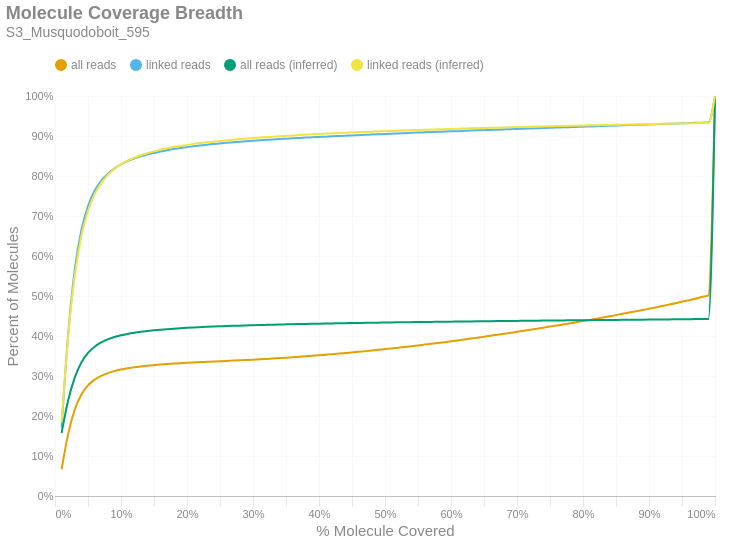

The cell this chart's notebook holds for it:
### Markdown cell above
### Molecule Read Coverage
This chart shows molecule coverage breadth as computed by the number of bases aligned to that molecule. In other words, "*how much of each unique long molecule is actually sequenced/aligned?*" Keep in mind there is a distinction between sequences and alignments, since some sequences belonging to a particular molecule may not align well and wouldn't appear in the alignment data. This chart also shows molecule coverage breadth as computed by the *inferred fragment* from which the aligned sequences originate. Unlike read coverage, this calculation takes into account the total insert size, including unsequenced gaps between the forward and reverse reads. Like the previous figures, these are cumulative percents.

### Code cell
if SKIPLR:
    print_html(f"Skipped")
else:
    binned_df = consolidated_hist(valids['coverage_bp'], mask, 0.01, True)
    binned_df_inf = consolidated_hist(valids['coverage_inserts'], mask, 0.01, True)
    binned_df = binned_df.with_columns(pl.lit(binned_df_inf['all reads (cumsum)']).alias('all reads (inferred)'))
    binned_df = binned_df.with_columns(pl.lit(binned_df_inf['linked reads (cumsum)']).alias('linked reads (inferred)'))
    binned_df = binned_df.with_columns(
        (pl.col('bin').cast(pl.Float64) + 0.01).alias('right_edge')
    )

    with SafeRender(binned_df):
        (
            density_plot(binned_df, 'Molecule Coverage Breadth', samplename, 'molcov', ['all reads (inferred)','linked reads (inferred)'])
            .encode(
                #x=alt.X('bin:Q', title="% Molecule Covered").axis(format = '%').scale(padding=0),
                x=alt.X('right_edge:Q', title="% Molecule Covered").axis(format='%').scale(padding=0),
                y=alt.Y('value:Q', title='Percent of Molecules')
                    .axis(format='%')
                    .stack(False)
                    .scale(domainMin=0, padding=0),
                color=alt.Color("key:N").scale(domain = ["all reads", "linked reads", "all reads (inferred)", "linked reads (inferred)"]),
                tooltip = [
                    alt.Tooltip("key:N", title = "Data Type"),
                    alt.Tooltip("range_label:N", title="% Molecule Covered"),
                    alt.Tooltip("value:Q", format = ".2%", title="% Molecules")
                ]
            )
        ).display()

### Figure 1 — Vega-Lite specification as saved in the notebook (floating-point values rounded to 4 significant figures)
{"width": "container", "height": 400, "config": {"title": {"anchor": "start", "dy": -15, "fontSize": 18, "color": "#888888", "subtitleColor": "#888888", "subtitleFontSize": 14}, "arc": {"fill": "#0072B2"}, "axis": {"domainColor": "#888888", "domainWidth": 0.5, "gridWidth": 0.2, "grid": false, "titleFontWeight": 400, "titleFontSize": 15, "labelFontSize": 11, "labelColor": "#888888", "tickColor": "#888888", "tickWidth": 0.2, "titleColor": "#888888"}, "axisBand": {"grid": false}, "axisX": {"grid": true, "tickSize": 10, "domainCap": "round"}, "axisY": {"domain": false, "grid": true, "tickSize": 0, "domainCap": "round"}, "background": "transparent", "header": {"labelFontSize": 15, "labelColor": "#888888", "titleFontSize": 15, "titleFontWeight": 600, "titleColor": "#888888"}, "legend": {"labelFont": "sans-serif", "labelFontSize": 12, "labelColor": "#888888", "symbolSize": 100, "symbolType": "circle", "titleFontSize": 12, "titlePadding": 10, "titleColor": "#888888", "title": null, "orient": "top"}, "range": {"category": ["#E69F00", "#56B4E9", "#009E73", "#F0E442", "#0072B2", "#D55E00", "#CC79A7", "#000000"], "diverging": ["#cfe8f3", "#a2d4ec", "#73bfe2", "#46abdb", "#1696d2", "#12719e"]}, "area": {"fill": "#0072B2", "fillOpacity": 0.7, "line": true, "strokeOpacity": 0.7}, "line": {"color": "#0072B2", "stroke": "#0072B2", "strokeWidth": 2}, "trail": {"color": "#0072B2", "stroke": "#0072B2", "strokeWidth": 0, "size": 1}, "point": {"filled": true, "fillOpacity": 1.0, "size": 95}, "text": {"color": "#888888", "fontSize": 11, "align": "right", "fontWeight": 400, "size": 11}, "bar": {"fill": "#0072B2", "stroke": null}, "view": {"stroke": null, "continuousWidth": 660, "continuousHeight": 400}}, "data": {"name": "data-7bd83ce57e48199b8eb5407a32f9df50"}, "mark": {"type": "line", "interpolate": "monotone", "point": {"opacity": 0, "size": 275}}, "encoding": {"color": {"field": "key", "scale": {"domain": ["all reads", "linked reads", "all reads (inferred)", "linked reads (inferred)"]}, "type": "nominal"}, "tooltip": [{"field": "key", "title": "Data Type", "type": "nominal"}, {"field": "range_label", "title": "% Molecule Covered", "type": "nominal"}, {"field": "value", "format": ".2%", "title": "% Molecules", "type": "quantitative"}], "x": {"axis": {"format": "%"}, "field": "right_edge", "scale": {"padding": 0}, "title": "% Molecule Covered", "type": "quantitative"}, "y": {"axis": {"format": "%"}, "field": "value", "scale": {"domainMin": 0, "padding": 0}, "stack": false, "title": "Percent of Molecules", "type": "quantitative"}}, "params": [{"name": "param_c36ac31b6afebe62", "select": {"type": "point", "fields": ["key"]}, "bind": "legend"}], "title": {"text": "Molecule Coverage Breadth", "subtitle": "S3_Musquodoboit_595"}, "transform": [{"fold": ["all reads (cumsum)", "linked reads (cumsum)", "all reads (inferred)", "linked reads (inferred)"]}, {"calculate": "replace(datum.key, ' (cumsum)', '')", "as": "key"}, {"filter": {"param": "param_c36ac31b6afebe62"}}], "usermeta": {"embedOptions": {"downloadFileName": "S3_Musquodoboit_595.molcov"}}, "$schema": "https://vega.github.io/schema/vega-lite/v6.1.0.json", "datasets": {"data-7bd83ce57e48199b8eb5407a32f9df50": [{"bin": "0.0", "interval": "0.0-0.01", "all reads": 0.06642, "linked reads": 0.1714, "all reads (cumsum)": 0.06642, "linked reads (cumsum)": 0.1714, "range_label": "0.0-0.01", "all reads (inferred)": 0.1576, "linked reads (inferred)": 0.1843, "right_edge": 0.01}, {"bin": "0.01", "interval": "0.01-0.02", "all reads": 0.08885, "linked reads": 0.2342, "all reads (cumsum)": 0.1553, "linked reads (cumsum)": 0.4057, "range_label": "0.01-0.02", "all reads (inferred)": 0.2394, "linked reads (inferred)": 0.4, "right_edge": 0.02}, {"bin": "0.02", "interval": "0.02-0.03", "all reads": 0.06111, "linked reads": 0.1612, "all reads (cumsum)": 0.2164, "linked reads (cumsum)": 0.5669, "range_label": "0.02-0.03", "all reads (inferred)": 0.2967, "linked reads (inferred)": 0.5516, "right_edge": 0.03}, {"bin": "0.03", "interval": "0.03-0.04", "all reads": 0.03733, "linked reads": 0.09836, "all reads (cumsum)": 0.2537, "linked reads (cumsum)": 0.6653, "range_label": "0.03-0.04", "all reads (inferred)": 0.3339, "linked reads (inferred)": 0.6501, "right_edge": 0.04}, {"bin": "0.04", "interval": "0.04-0.05", "all reads": 0.02273, "linked reads": 0.05983, "all reads (cumsum)": 0.2764, "linked reads (cumsum)": 0.7251, "range_label": "0.04-0.05", "all reads (inferred)": 0.3576, "linked reads (inferred)": 0.7127, "right_edge": 0.05}, {"bin": "0.05", "interval": "0.05-0.06", "all reads": 0.01445, "linked reads": 0.03791, "all reads (cumsum)": 0.2909, "linked reads (cumsum)": 0.763, "range_label": "0.05-0.06", "all reads (inferred)": 0.3733, "linked reads (inferred)": 0.754, "right_edge": 0.06}, {"bin": "0.06", "interval": "0.06-0.07", "all reads": 0.00956, "linked reads": 0.02506, "all reads (cumsum)": 0.3004, "linked reads (cumsum)": 0.7881, "range_label": "0.06-0.07", "all reads (inferred)": 0.3839, "linked reads (inferred)": 0.7821, "right_edge": 0.07}, {"bin": "0.07", "interval": "0.07-0.08", "all reads": 0.006753, "linked reads": 0.01769, "all reads (cumsum)": 0.3072, "linked reads (cumsum)": 0.8058, "range_label": "0.07-0.08", "all reads (inferred)": 0.3916, "linked reads (inferred)": 0.8024, "right_edge": 0.08}, {"bin": "0.08", "interval": "0.08-0.09", "all reads": 0.005024, "linked reads": 0.01309, "all reads (cumsum)": 0.3122, "linked reads (cumsum)": 0.8188, "range_label": "0.08-0.09", "all reads (inferred)": 0.3974, "linked reads (inferred)": 0.8176, "right_edge": 0.09}, {"bin": "0.09", "interval": "0.09-0.1", "all reads": 0.003941, "linked reads": 0.01025, "all reads (cumsum)": 0.3162, "linked reads (cumsum)": 0.8291, "range_label": "0.09-0.1", "all reads (inferred)": 0.4018, "linked reads (inferred)": 0.8292, "right_edge": 0.1}, {"bin": "0.1", "interval": "0.1-0.11", "all reads": 0.00305, "linked reads": 0.007884, "all reads (cumsum)": 0.3192, "linked reads (cumsum)": 0.837, "range_label": "0.1-0.11", "all reads (inferred)": 0.4052, "linked reads (inferred)": 0.8382, "right_edge": 0.11}, {"bin": "0.11", "interval": "0.11-0.12", "all reads": 0.002534, "linked reads": 0.006585, "all reads (cumsum)": 0.3217, "linked reads (cumsum)": 0.8436, "range_label": "0.11-0.12", "all reads (inferred)": 0.4081, "linked reads (inferred)": 0.8456, "right_edge": 0.12}, {"bin": "0.12", "interval": "0.12-0.13", "all reads": 0.002174, "linked reads": 0.005588, "all reads (cumsum)": 0.3239, "linked reads (cumsum)": 0.8492, "range_label": "0.12-0.13", "all reads (inferred)": 0.4104, "linked reads (inferred)": 0.8518, "right_edge": 0.13}, {"bin": "0.13", "interval": "0.13-0.14", "all reads": 0.001808, "linked reads": 0.004657, "all reads (cumsum)": 0.3257, "linked reads (cumsum)": 0.8538, "range_label": "0.13-0.14", "all reads (inferred)": 0.4124, "linked reads (inferred)": 0.857, "right_edge": 0.14}, {"bin": "0.14", "interval": "0.14-0.15", "all reads": 0.00152, "linked reads": 0.003857, "all reads (cumsum)": 0.3272, "linked reads (cumsum)": 0.8577, "range_label": "0.14-0.15", "all reads (inferred)": 0.4141, "linked reads (inferred)": 0.8615, "right_edge": 0.15}, {"bin": "0.15", "interval": "0.15-0.16", "all reads": 0.0014, "linked reads": 0.003557, "all reads (cumsum)": 0.3286, "linked reads (cumsum)": 0.8612, "range_label": "0.15-0.16", "all reads (inferred)": 0.4157, "linked reads (inferred)": 0.8656, "right_edge": 0.16}, {"bin": "0.16", "interval": "0.16-0.17", "all reads": 0.001259, "linked reads": 0.003201, "all reads (cumsum)": 0.3299, "linked reads (cumsum)": 0.8644, "range_label": "0.16-0.17", "all reads (inferred)": 0.4171, "linked reads (inferred)": 0.8692, "right_edge": 0.17}, {"bin": "0.17", "interval": "0.17-0.18", "all reads": 0.001167, "linked reads": 0.002904, "all reads (cumsum)": 0.3311, "linked reads (cumsum)": 0.8673, "range_label": "0.17-0.18", "all reads (inferred)": 0.4183, "linked reads (inferred)": 0.8724, "right_edge": 0.18}, {"bin": "0.18", "interval": "0.18-0.19", "all reads": 0.001059, "linked reads": 0.002568, "all reads (cumsum)": 0.3321, "linked reads (cumsum)": 0.8699, "range_label": "0.18-0.19", "all reads (inferred)": 0.4194, "linked reads (inferred)": 0.8752, "right_edge": 0.19}, {"bin": "0.19", "interval": "0.19-0.2", "all reads": 0.0009393, "linked reads": 0.00227, "all reads (cumsum)": 0.3331, "linked reads (cumsum)": 0.8722, "range_label": "0.19-0.2", "all reads (inferred)": 0.4204, "linked reads (inferred)": 0.8778, "right_edge": 0.2}, {"bin": "0.2", "interval": "0.2-0.21", "all reads": 0.0008785, "linked reads": 0.002138, "all reads (cumsum)": 0.334, "linked reads (cumsum)": 0.8743, "range_label": "0.2-0.21", "all reads (inferred)": 0.4213, "linked reads (inferred)": 0.8802, "right_edge": 0.21}, {"bin": "0.21", "interval": "0.21-0.22", "all reads": 0.0008302, "linked reads": 0.001937, "all reads (cumsum)": 0.3348, "linked reads (cumsum)": 0.8762, "range_label": "0.21-0.22", "all reads (inferred)": 0.4221, "linked reads (inferred)": 0.8823, "right_edge": 0.22}, {"bin": "0.22", "interval": "0.22-0.23", "all reads": 0.0007713, "linked reads": 0.001779, "all reads (cumsum)": 0.3356, "linked reads (cumsum)": 0.878, "range_label": "0.22-0.23", "all reads (inferred)": 0.4228, "linked reads (inferred)": 0.8843, "right_edge": 0.23}, {"bin": "0.23", "interval": "0.23-0.24", "all reads": 0.0007818, "linked reads": 0.001761, "all reads (cumsum)": 0.3363, "linked reads (cumsum)": 0.8798, "range_label": "0.23-0.24", "all reads (inferred)": 0.4235, "linked reads (inferred)": 0.8861, "right_edge": 0.24}, {"bin": "0.24", "interval": "0.24-0.25", "all reads": 0.0007626, "linked reads": 0.001656, "all reads (cumsum)": 0.3371, "linked reads (cumsum)": 0.8814, "range_label": "0.24-0.25", "all reads (inferred)": 0.4242, "linked reads (inferred)": 0.8878, "right_edge": 0.25}, {"bin": "0.25", "interval": "0.25-0.26", "all reads": 0.0007086, "linked reads": 0.001568, "all reads (cumsum)": 0.3378, "linked reads (cumsum)": 0.883, "range_label": "0.25-0.26", "all reads (inferred)": 0.4248, "linked reads (inferred)": 0.8894, "right_edge": 0.26}, {"bin": "0.26", "interval": "0.26-0.27", "all reads": 0.000677, "linked reads": 0.001339, "all reads (cumsum)": 0.3385, "linked reads (cumsum)": 0.8843, "range_label": "0.26-0.27", "all reads (inferred)": 0.4254, "linked reads (inferred)": 0.8909, "right_edge": 0.27}, {"bin": "0.27", "interval": "0.27-0.28", "all reads": 0.0007564, "linked reads": 0.001341, "all reads (cumsum)": 0.3392, "linked reads (cumsum)": 0.8857, "range_label": "0.27-0.28", "all reads (inferred)": 0.4259, "linked reads (inferred)": 0.8923, "right_edge": 0.28}, {"bin": "0.28", "interval": "0.28-0.29", "all reads": 0.000801, "linked reads": 0.001273, "all reads (cumsum)": 0.34, "linked reads (cumsum)": 0.887, "range_label": "0.28-0.29", "all reads (inferred)": 0.4264, "linked reads (inferred)": 0.8936, "right_edge": 0.29}, {"bin": "0.29", "interval": "0.29-0.3", "all reads": 0.0008525, "linked reads": 0.001191, "all reads (cumsum)": 0.3409, "linked reads (cumsum)": 0.8882, "range_label": "0.29-0.3", "all reads (inferred)": 0.4269, "linked reads (inferred)": 0.8949, "right_edge": 0.3}, {"bin": "0.3", "interval": "0.3-0.31", "all reads": 0.0009058, "linked reads": 0.001128, "all reads (cumsum)": 0.3418, "linked reads (cumsum)": 0.8893, "range_label": "0.3-0.31", "all reads (inferred)": 0.4274, "linked reads (inferred)": 0.8961, "right_edge": 0.31}, {"bin": "0.31", "interval": "0.31-0.32", "all reads": 0.0009473, "linked reads": 0.001064, "all reads (cumsum)": 0.3427, "linked reads (cumsum)": 0.8903, "range_label": "0.31-0.32", "all reads (inferred)": 0.4278, "linked reads (inferred)": 0.8973, "right_edge": 0.32}, {"bin": "0.32", "interval": "0.32-0.33", "all reads": 0.0009827, "linked reads": 0.0009967, "all reads (cumsum)": 0.3437, "linked reads (cumsum)": 0.8913, "range_label": "0.32-0.33", "all reads (inferred)": 0.4283, "linked reads (inferred)": 0.8984, "right_edge": 0.33}, {"bin": "0.33", "interval": "0.33-0.34", "all reads": 0.001012, "linked reads": 0.001025, "all reads (cumsum)": 0.3447, "linked reads (cumsum)": 0.8924, "range_label": "0.33-0.34", "all reads (inferred)": 0.4287, "linked reads (inferred)": 0.8995, "right_edge": 0.34}, {"bin": "0.34", "interval": "0.34-0.35", "all reads": 0.001071, "linked reads": 0.0008945, "all reads (cumsum)": 0.3458, "linked reads (cumsum)": 0.8933, "range_label": "0.34-0.35", "all reads (inferred)": 0.4291, "linked reads (inferred)": 0.9005, "right_edge": 0.35}, {"bin": "0.35", "interval": "0.35-0.36", "all reads": 0.001145, "linked reads": 0.0009357, "all reads (cumsum)": 0.347, "linked reads (cumsum)": 0.8942, "range_label": "0.35-0.36", "all reads (inferred)": 0.4295, "linked reads (inferred)": 0.9016, "right_edge": 0.36}, {"bin": "0.36", "interval": "0.36-0.37", "all reads": 0.001143, "linked reads": 0.0009159, "all reads (cumsum)": 0.3481, "linked reads (cumsum)": 0.8951, "range_label": "0.36-0.37", "all reads (inferred)": 0.4299, "linked reads (inferred)": 0.9025, "right_edge": 0.37}, {"bin": "0.37", "interval": "0.37-0.38", "all reads": 0.001185, "linked reads": 0.000883, "all reads (cumsum)": 0.3493, "linked reads (cumsum)": 0.896, "range_label": "0.37-0.38", "all reads (inferred)": 0.4302, "linked reads (inferred)": 0.9034, "right_edge": 0.38}, {"bin": "0.38", "interval": "0.38-0.39", "all reads": 0.001231, "linked reads": 0.0008006, "all reads (cumsum)": 0.3505, "linked reads (cumsum)": 0.8968, "range_label": "0.38-0.39", "all reads (inferred)": 0.4306, "linked reads (inferred)": 0.9043, "right_edge": 0.39}, {"bin": "0.39", "interval": "0.39-0.4", "all reads": 0.001309, "linked reads": 0.0008385, "all reads (cumsum)": 0.3518, "linked reads (cumsum)": 0.8976, "range_label": "0.39-0.4", "all reads (inferred)": 0.4309, "linked reads (inferred)": 0.9052, "right_edge": 0.4}, {"bin": "0.4", "interval": "0.4-0.41", "all reads": 0.001343, "linked reads": 0.0007924, "all reads (cumsum)": 0.3532, "linked reads (cumsum)": 0.8984, "range_label": "0.4-0.41", "all reads (inferred)": 0.4312, "linked reads (inferred)": 0.906, "right_edge": 0.41}, {"bin": "0.41", "interval": "0.41-0.42", "all reads": 0.001399, "linked reads": 0.0008023, "all reads (cumsum)": 0.3546, "linked reads (cumsum)": 0.8992, "range_label": "0.41-0.42", "all reads (inferred)": 0.4315, "linked reads (inferred)": 0.9067, "right_edge": 0.42}, {"bin": "0.42", "interval": "0.42-0.43", "all reads": 0.001397, "linked reads": 0.0007364, "all reads (cumsum)": 0.356, "linked reads (cumsum)": 0.9, "range_label": "0.42-0.43", "all reads (inferred)": 0.4318, "linked reads (inferred)": 0.9075, "right_edge": 0.43}, {"bin": "0.43", "interval": "0.43-0.44", "all reads": 0.001494, "linked reads": 0.000738, "all reads (cumsum)": 0.3575, "linked reads (cumsum)": 0.9007, "range_label": "0.43-0.44", "all reads (inferred)": 0.4321, "linked reads (inferred)": 0.9083, "right_edge": 0.44}, {"bin": "0.44", "interval": "0.44-0.45", "all reads": 0.00151, "linked reads": 0.0007051, "all reads (cumsum)": 0.359, "linked reads (cumsum)": 0.9014, "range_label": "0.44-0.45", "all reads (inferred)": 0.4324, "linked reads (inferred)": 0.9089, "right_edge": 0.45}, {"bin": "0.45", "interval": "0.45-0.46", "all reads": 0.001551, "linked reads": 0.0007693, "all reads (cumsum)": 0.3605, "linked reads (cumsum)": 0.9022, "range_label": "0.45-0.46", "all reads (inferred)": 0.4327, "linked reads (inferred)": 0.9096, "right_edge": 0.46}, {"bin": "0.46", "interval": "0.46-0.47", "all reads": 0.001655, "linked reads": 0.0007183, "all reads (cumsum)": 0.3622, "linked reads (cumsum)": 0.9029, "range_label": "0.46-0.47", "all reads (inferred)": 0.4329, "linked reads (inferred)": 0.9103, "right_edge": 0.47}, {"bin": "0.47", "interval": "0.47-0.48", "all reads": 0.001622, "linked reads": 0.0006672, "all reads (cumsum)": 0.3638, "linked reads (cumsum)": 0.9036, "range_label": "0.47-0.48", "all reads (inferred)": 0.4332, "linked reads (inferred)": 0.9109, "right_edge": 0.48}, {"bin": "0.48", "interval": "0.48-0.49", "all reads": 0.001626, "linked reads": 0.000743, "all reads (cumsum)": 0.3654, "linked reads (cumsum)": 0.9043, "range_label": "0.48-0.49", "all reads (inferred)": 0.4334, "linked reads (inferred)": 0.9115, "right_edge": 0.49}, {"bin": "0.49", "interval": "0.49-0.5", "all reads": 0.001857, "linked reads": 0.0007957, "all reads (cumsum)": 0.3673, "linked reads (cumsum)": 0.9051, "range_label": "0.49-0.5", "all reads (inferred)": 0.4337, "linked reads (inferred)": 0.9122, "right_edge": 0.5}, {"bin": "0.5", "interval": "0.5-0.51", "all reads": 0.001671, "linked reads": 0.0006919, "all reads (cumsum)": 0.369, "linked reads (cumsum)": 0.9058, "range_label": "0.5-0.51", "all reads (inferred)": 0.4339, "linked reads (inferred)": 0.9127, "right_edge": 0.51}, {"bin": "0.51", "interval": "0.51-0.52", "all reads": 0.001913, "linked reads": 0.0007117, "all reads (cumsum)": 0.3709, "linked reads (cumsum)": 0.9065, "range_label": "0.51-0.52", "all reads (inferred)": 0.4342, "linked reads (inferred)": 0.9133, "right_edge": 0.52}, {"bin": "0.52", "interval": "0.52-0.53", "all reads": 0.001779, "linked reads": 0.0006342, "all reads (cumsum)": 0.3726, "linked reads (cumsum)": 0.9071, "range_label": "0.52-0.53", "all reads (inferred)": 0.4344, "linked reads (inferred)": 0.9139, "right_edge": 0.53}, {"bin": "0.53", "interval": "0.53-0.54", "all reads": 0.001899, "linked reads": 0.0007133, "all reads (cumsum)": 0.3745, "linked reads (cumsum)": 0.9079, "range_label": "0.53-0.54", "all reads (inferred)": 0.4346, "linked reads (inferred)": 0.9145, "right_edge": 0.54}, {"bin": "0.54", "interval": "0.54-0.55", "all reads": 0.001899, "linked reads": 0.0006705, "all reads (cumsum)": 0.3764, "linked reads (cumsum)": 0.9085, "range_label": "0.54-0.55", "all reads (inferred)": 0.4349, "linked reads (inferred)": 0.9151, "right_edge": 0.55}, {"bin": "0.55", "interval": "0.55-0.56", "all reads": 0.002021, "linked reads": 0.0006161, "all reads (cumsum)": 0.3785, "linked reads (cumsum)": 0.9091, "range_label": "0.55-0.56", "all reads (inferred)": 0.4351, "linked reads (inferred)": 0.9156, "right_edge": 0.56}, {"bin": "0.56", "interval": "0.56-0.57", "all reads": 0.002017, "linked reads": 0.0006029, "all reads (cumsum)": 0.3805, "linked reads (cumsum)": 0.9097, "range_label": "0.56-0.57", "all reads (inferred)": 0.4353, "linked reads (inferred)": 0.9161, "right_edge": 0.57}, {"bin": "0.57", "interval": "0.57-0.58", "all reads": 0.002018, "linked reads": 0.0005947, "all reads (cumsum)": 0.3825, "linked reads (cumsum)": 0.9103, "range_label": "0.57-0.58", "all reads (inferred)": 0.4355, "linked reads (inferred)": 0.9166, "right_edge": 0.58}, {"bin": "0.58", "interval": "0.58-0.59", "all reads": 0.002164, "linked reads": 0.0006178, "all reads (cumsum)": 0.3847, "linked reads (cumsum)": 0.911, "range_label": "0.58-0.59", "all reads (inferred)": 0.4357, "linked reads (inferred)": 0.9172, "right_edge": 0.59}, {"bin": "0.59", "interval": "0.59-0.6", "all reads": 0.002145, "linked reads": 0.0006161, "all reads (cumsum)": 0.3868, "linked reads (cumsum)": 0.9116, "range_label": "0.59-0.6", "all reads (inferred)": 0.4359, "linked reads (inferred)": 0.9177, "right_edge": 0.6}, {"bin": "0.6", "interval": "0.6-0.61", "all reads": 0.002159, "linked reads": 0.0005898, "all reads (cumsum)": 0.389, "linked reads (cumsum)": 0.9122, "range_label": "0.6-0.61", "all reads (inferred)": 0.4361, "linked reads (inferred)": 0.9181, "right_edge": 0.61}, {"bin": "0.61", "interval": "0.61-0.62", "all reads": 0.002274, "linked reads": 0.000659, "all reads (cumsum)": 0.3912, "linked reads (cumsum)": 0.9128, "range_label": "0.61-0.62", "all reads (inferred)": 0.4363, "linked reads (inferred)": 0.9186, "right_edge": 0.62}, {"bin": "0.62", "interval": "0.62-0.63", "all reads": 0.002301, "linked reads": 0.0006787, "all reads (cumsum)": 0.3935, "linked reads (cumsum)": 0.9135, "range_label": "0.62-0.63", "all reads (inferred)": 0.4365, "linked reads (inferred)": 0.9191, "right_edge": 0.63}, {"bin": "0.63", "interval": "0.63-0.64", "all reads": 0.002358, "linked reads": 0.0006178, "all reads (cumsum)": 0.3959, "linked reads (cumsum)": 0.9141, "range_label": "0.63-0.64", "all reads (inferred)": 0.4367, "linked reads (inferred)": 0.9196, "right_edge": 0.64}, {"bin": "0.64", "interval": "0.64-0.65", "all reads": 0.002294, "linked reads": 0.0005716, "all reads (cumsum)": 0.3982, "linked reads (cumsum)": 0.9147, "range_label": "0.64-0.65", "all reads (inferred)": 0.4369, "linked reads (inferred)": 0.92, "right_edge": 0.65}, {"bin": "0.65", "interval": "0.65-0.66", "all reads": 0.002414, "linked reads": 0.00057, "all reads (cumsum)": 0.4006, "linked reads (cumsum)": 0.9153, "range_label": "0.65-0.66", "all reads (inferred)": 0.4371, "linked reads (inferred)": 0.9205, "right_edge": 0.66}, {"bin": "0.66", "interval": "0.66-0.67", "all reads": 0.002403, "linked reads": 0.0006112, "all reads (cumsum)": 0.403, "linked reads (cumsum)": 0.9159, "range_label": "0.66-0.67", "all reads (inferred)": 0.4372, "linked reads (inferred)": 0.9209, "right_edge": 0.67}, {"bin": "0.67", "interval": "0.67-0.68", "all reads": 0.002428, "linked reads": 0.0005815, "all reads (cumsum)": 0.4054, "linked reads (cumsum)": 0.9165, "range_label": "0.67-0.68", "all reads (inferred)": 0.4374, "linked reads (inferred)": 0.9214, "right_edge": 0.68}, {"bin": "0.68", "interval": "0.68-0.69", "all reads": 0.002486, "linked reads": 0.0005782, "all reads (cumsum)": 0.4079, "linked reads (cumsum)": 0.917, "range_label": "0.68-0.69", "all reads (inferred)": 0.4376, "linked reads (inferred)": 0.9218, "right_edge": 0.69}, {"bin": "0.69", "interval": "0.69-0.7", "all reads": 0.00249, "linked reads": 0.000542, "all reads (cumsum)": 0.4104, "linked reads (cumsum)": 0.9176, "range_label": "0.69-0.7", "all reads (inferred)": 0.4378, "linked reads (inferred)": 0.9222, "right_edge": 0.7}, {"bin": "0.7", "interval": "0.7-0.71", "all reads": 0.002568, "linked reads": 0.0005799, "all reads (cumsum)": 0.413, "linked reads (cumsum)": 0.9182, "range_label": "0.7-0.71", "all reads (inferred)": 0.438, "linked reads (inferred)": 0.9226, "right_edge": 0.71}, {"bin": "0.71", "interval": "0.71-0.72", "all reads": 0.002605, "linked reads": 0.0005832, "all reads (cumsum)": 0.4156, "linked reads (cumsum)": 0.9187, "range_label": "0.71-0.72", "all reads (inferred)": 0.4381, "linked reads (inferred)": 0.9231, "right_edge": 0.72}, {"bin": "0.72", "interval": "0.72-0.73", "all reads": 0.002673, "linked reads": 0.0005832, "all reads (cumsum)": 0.4183, "linked reads (cumsum)": 0.9193, "range_label": "0.72-0.73", "all reads (inferred)": 0.4383, "linked reads (inferred)": 0.9235, "right_edge": 0.73}, {"bin": "0.73", "interval": "0.73-0.74", "all reads": 0.002608, "linked reads": 0.0006178, "all reads (cumsum)": 0.4209, "linked reads (cumsum)": 0.9199, "range_label": "0.73-0.74", "all reads (inferred)": 0.4385, "linked reads (inferred)": 0.9239, "right_edge": 0.74}, {"bin": "0.74", "interval": "0.74-0.75", "all reads": 0.002737, "linked reads": 0.00057, "all reads (cumsum)": 0.4236, "linked reads (cumsum)": 0.9205, "range_label": "0.74-0.75", "all reads (inferred)": 0.4386, "linked reads (inferred)": 0.9243, "right_edge": 0.75}, {"bin": "0.75", "interval": "0.75-0.76", "all reads": 0.002643, "linked reads": 0.0005025, "all reads (cumsum)": 0.4262, "linked reads (cumsum)": 0.921, "range_label": "0.75-0.76", "all reads (inferred)": 0.4388, "linked reads (inferred)": 0.9247, "right_edge": 0.76}, {"bin": "0.76", "interval": "0.76-0.77", "all reads": 0.002719, "linked reads": 0.0005865, "all reads (cumsum)": 0.429, "linked reads (cumsum)": 0.9216, "range_label": "0.76-0.77", "all reads (inferred)": 0.439, "linked reads (inferred)": 0.9251, "right_edge": 0.77}, {"bin": "0.77", "interval": "0.77-0.78", "all reads": 0.002807, "linked reads": 0.0005469, "all reads (cumsum)": 0.4318, "linked reads (cumsum)": 0.9221, "range_label": "0.77-0.78", "all reads (inferred)": 0.4392, "linked reads (inferred)": 0.9255, "right_edge": 0.78}, {"bin": "0.78", "interval": "0.78-0.79", "all reads": 0.002804, "linked reads": 0.0005634, "all reads (cumsum)": 0.4346, "linked reads (cumsum)": 0.9227, "range_label": "0.78-0.79", "all reads (inferred)": 0.4393, "linked reads (inferred)": 0.9259, "right_edge": 0.79}, {"bin": "0.79", "interval": "0.79-0.8", "all reads": 0.002999, "linked reads": 0.0005321, "all reads (cumsum)": 0.4376, "linked reads (cumsum)": 0.9232, "range_label": "0.79-0.8", "all reads (inferred)": 0.4395, "linked reads (inferred)": 0.9262, "right_edge": 0.8}, {"bin": "0.8", "interval": "0.8-0.81", "all reads": 0.002764, "linked reads": 0.0005848, "all reads (cumsum)": 0.4403, "linked reads (cumsum)": 0.9238, "range_label": "0.8-0.81", "all reads (inferred)": 0.4397, "linked reads (inferred)": 0.9267, "right_edge": 0.81}, {"bin": "0.81", "interval": "0.81-0.82", "all reads": 0.002887, "linked reads": 0.0005354, "all reads (cumsum)": 0.4432, "linked reads (cumsum)": 0.9244, "range_label": "0.81-0.82", "all reads (inferred)": 0.4398, "linked reads (inferred)": 0.927, "right_edge": 0.82}, {"bin": "0.82", "interval": "0.82-0.83", "all reads": 0.002973, "linked reads": 0.0006309, "all reads (cumsum)": 0.4462, "linked reads (cumsum)": 0.925, "range_label": "0.82-0.83", "all reads (inferred)": 0.44, "linked reads (inferred)": 0.9274, "right_edge": 0.83}, {"bin": "0.83", "interval": "0.83-0.84", "all reads": 0.00301, "linked reads": 0.0006029, "all reads (cumsum)": 0.4492, "linked reads (cumsum)": 0.9256, "range_label": "0.83-0.84", "all reads (inferred)": 0.4401, "linked reads (inferred)": 0.9277, "right_edge": 0.84}, {"bin": "0.84", "interval": "0.84-0.85", "all reads": 0.003003, "linked reads": 0.0005947, "all reads (cumsum)": 0.4522, "linked reads (cumsum)": 0.9262, "range_label": "0.84-0.85", "all reads (inferred)": 0.4403, "linked reads (inferred)": 0.9281, "right_edge": 0.85}, {"bin": "0.85", "interval": "0.85-0.86", "all reads": 0.003152, "linked reads": 0.0005651, "all reads (cumsum)": 0.4554, "linked reads (cumsum)": 0.9268, "range_label": "0.85-0.86", "all reads (inferred)": 0.4404, "linked reads (inferred)": 0.9284, "right_edge": 0.86}, {"bin": "0.86", "interval": "0.86-0.87", "all reads": 0.003121, "linked reads": 0.0005469, "all reads (cumsum)": 0.4585, "linked reads (cumsum)": 0.9273, "range_label": "0.86-0.87", "all reads (inferred)": 0.4406, "linked reads (inferred)": 0.9288, "right_edge": 0.87}, {"bin": "0.87", "interval": "0.87-0.88", "all reads": 0.003202, "linked reads": 0.0005272, "all reads (cumsum)": 0.4617, "linked reads (cumsum)": 0.9278, "range_label": "0.87-0.88", "all reads (inferred)": 0.4407, "linked reads (inferred)": 0.9291, "right_edge": 0.88}, {"bin": "0.88", "interval": "0.88-0.89", "all reads": 0.0032, "linked reads": 0.0005519, "all reads (cumsum)": 0.4649, "linked reads (cumsum)": 0.9284, "range_label": "0.88-0.89", "all reads (inferred)": 0.4409, "linked reads (inferred)": 0.9295, "right_edge": 0.89}, {"bin": "0.89", "interval": "0.89-0.9", "all reads": 0.00342, "linked reads": 0.0006062, "all reads (cumsum)": 0.4683, "linked reads (cumsum)": 0.929, "range_label": "0.89-0.9", "all reads (inferred)": 0.4411, "linked reads (inferred)": 0.9298, "right_edge": 0.9}, {"bin": "0.9", "interval": "0.9-0.91", "all reads": 0.003185, "linked reads": 0.0005535, "all reads (cumsum)": 0.4715, "linked reads (cumsum)": 0.9295, "range_label": "0.9-0.91", "all reads (inferred)": 0.4412, "linked reads (inferred)": 0.9301, "right_edge": 0.91}, {"bin": "0.91", "interval": "0.91-0.92", "all reads": 0.003674, "linked reads": 0.0005848, "all reads (cumsum)": 0.4752, "linked reads (cumsum)": 0.9301, "range_label": "0.91-0.92", "all reads (inferred)": 0.4414, "linked reads (inferred)": 0.9305, "right_edge": 0.92}, {"bin": "0.92", "interval": "0.92-0.93", "all reads": 0.00323, "linked reads": 0.0005486, "all reads (cumsum)": 0.4784, "linked reads (cumsum)": 0.9307, "range_label": "0.92-0.93", "all reads (inferred)": 0.4415, "linked reads (inferred)": 0.9308, "right_edge": 0.93}, {"bin": "0.93", "interval": "0.93-0.94", "all reads": 0.003458, "linked reads": 0.0005222, "all reads (cumsum)": 0.4819, "linked reads (cumsum)": 0.9312, "range_label": "0.93-0.94", "all reads (inferred)": 0.4417, "linked reads (inferred)": 0.9311, "right_edge": 0.94}, {"bin": "0.94", "interval": "0.94-0.95", "all reads": 0.003827, "linked reads": 0.0005733, "all reads (cumsum)": 0.4857, "linked reads (cumsum)": 0.9318, "range_label": "0.94-0.95", "all reads (inferred)": 0.4419, "linked reads (inferred)": 0.9315, "right_edge": 0.95}, {"bin": "0.95", "interval": "0.95-0.96", "all reads": 0.003353, "linked reads": 0.0005535, "all reads (cumsum)": 0.489, "linked reads (cumsum)": 0.9323, "range_label": "0.95-0.96", "all reads (inferred)": 0.4421, "linked reads (inferred)": 0.9318, "right_edge": 0.96}, {"bin": "0.96", "interval": "0.96-0.97", "all reads": 0.00392, "linked reads": 0.0005815, "all reads (cumsum)": 0.493, "linked reads (cumsum)": 0.9329, "range_label": "0.96-0.97", "all reads (inferred)": 0.4423, "linked reads (inferred)": 0.9321, "right_edge": 0.97}, {"bin": "0.97", "interval": "0.97-0.98", "all reads": 0.00449, "linked reads": 0.000514, "all reads (cumsum)": 0.4974, "linked reads (cumsum)": 0.9334, "range_label": "0.97-0.98", "all reads (inferred)": 0.4425, "linked reads (inferred)": 0.9324, "right_edge": 0.98}, {"bin": "0.98", "interval": "0.98-0.99", "all reads": 0.004319, "linked reads": 0.0005469, "all reads (cumsum)": 0.5018, "linked reads (cumsum)": 0.934, "range_label": "0.98-0.99", "all reads (inferred)": 0.4428, "linked reads (inferred)": 0.9327, "right_edge": 0.99}, {"bin": "0.99", "interval": "0.99-1.0", "all reads": 0.4982, "linked reads": 0.06604, "all reads (cumsum)": 1.0, "linked reads (cumsum)": 1.0, "range_label": "0.99-1.0", "all reads (inferred)": 1.0, "linked reads (inferred)": 1.0, "right_edge": 1.0}]}}
